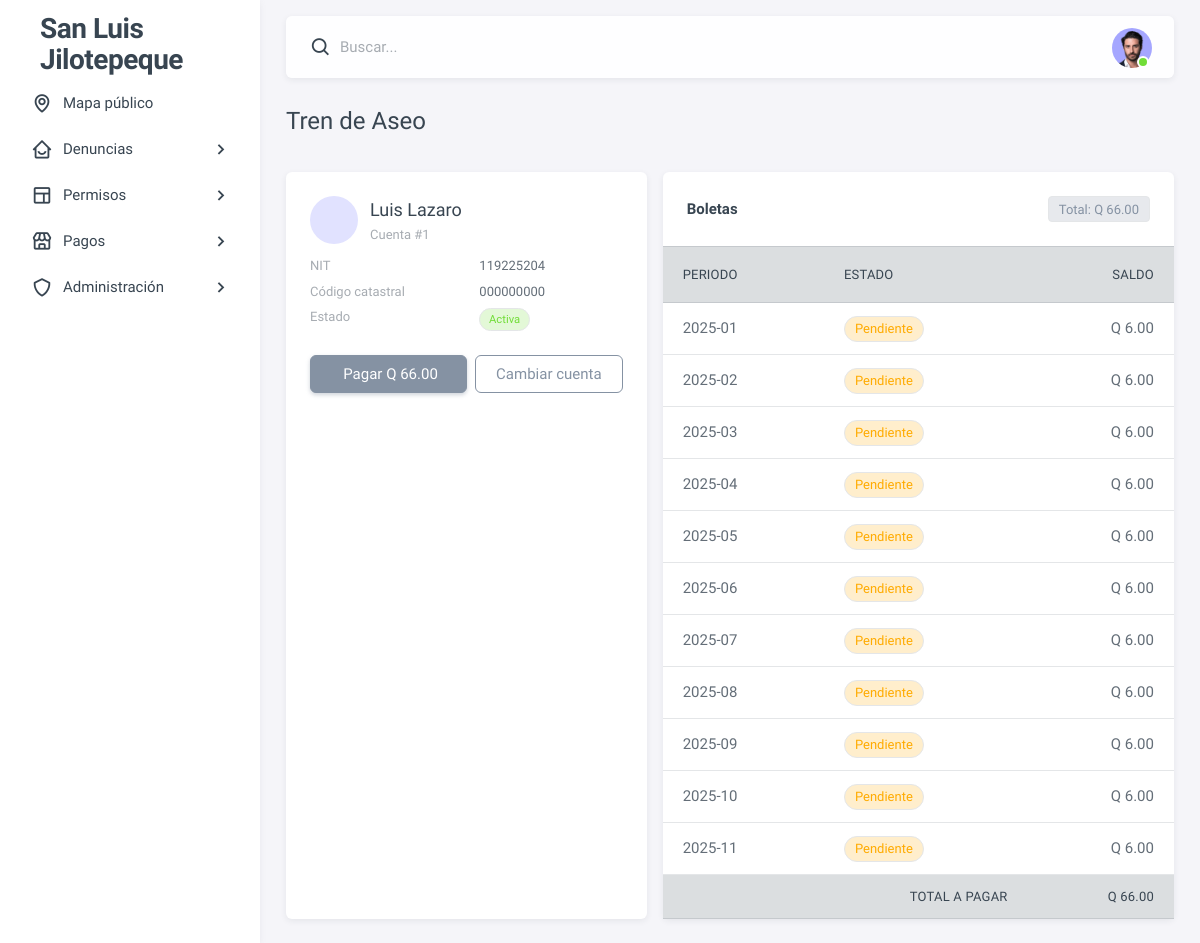
The page /pagos/ (signed in) on the database its author committed.
### dashboard/models.py (models this page shows, shortened)
class CuentaServicio(models.Model):
    usuario = models.ForeignKey(settings.AUTH_USER_MODEL, null=True, blank=True, on_delete=models.SET_NULL)
    titular = models.CharField(max_length=120)
    nit = models.CharField(max_length=20, blank=True, default='')
    codigo_catastral = models.CharField(max_length=50, blank=True, default='')
    ubicacion = models.ForeignKey('Ubicacion', null=True, blank=True, on_delete=models.SET_NULL)
    activa = models.BooleanField(default=True)
    class Meta:
        indexes = [
            models.Index(fields=['usuario']),
            models.Index(fields=['activa']),
        ]

class Boleta(models.Model):
    ESTADOS = [('pendiente','Pendiente'),('parcial','Parcial'),('pagada','Pagada'),('anulada','Anulada')]
    cuenta = models.ForeignKey(CuentaServicio, on_delete=models.CASCADE, related_name='boletas')
    periodo = models.ForeignKey(Periodo, on_delete=models.PROTECT)
    tarifa = models.ForeignKey(Tarifa, on_delete=models.PROTECT)
    monto_base = models.DecimalField(max_digits=10, decimal_places=2)
    recargo = models.DecimalField(max_digits=10, decimal_places=2, default=0)
    descuento = models.DecimalField(max_digits=10, decimal_places=2, default=0)
    total = models.DecimalField(max_digits=10, decimal_places=2)
    saldo_actual = models.DecimalField(max_digits=10, decimal_places=2)
    estado = models.CharField(max_length=10, choices=ESTADOS, default='pendiente')
    creada_en = models.DateTimeField(auto_now_add=True)
    class Meta:
        unique_together = [('cuenta', 'periodo')]
        indexes = [
            models.Index(fields=['cuenta', 'estado']),
            models.Index(fields=['periodo']),
            models.Index(fields=['creada_en']),
        ]

class Periodo(models.Model):
    anio = models.IntegerField()
    mes = models.IntegerField()
    vencimiento = models.DateField()
    @property
    def etiqueta(self): return f"{self.anio}-{self.mes:02d}"
    class Meta:
        unique_together = [('anio', 'mes')]
        indexes = [models.Index(fields=['anio', 'mes'])]

### dashboard/views/payments.py (the view)
# urls.py: path('pagos/', pay_views.pagos_home, name='pagos_home'),
@login_required(login_url="login")
def pagos_home(request):
    cuenta = CuentaServicio.objects.filter(usuario=request.user, activa=True).first()
    if not cuenta:
        messages.info(request, "Aún no tienes una cuenta de Tren de Aseo vinculada.")
        return render(request, "pagos/home.html", {"cuenta": None, "boletas": [], "total": 0})
    hoy = date.today()
    desde = date(hoy.year, 1, 1)
    ensure_boletas_pendientes(cuenta, desde, hoy)
    boletas = (Boleta.objects
               .filter(cuenta=cuenta, estado__in=["pendiente", "parcial"])
               .select_related("periodo")
               .order_by("periodo__anio", "periodo__mes"))
    total = sum(b.saldo_actual for b in boletas)
    return render(request, "pagos/home.html", {
        "cuenta": cuenta,
        "boletas": boletas,
        "total": total,
        "checkout_url": reverse("crear_pago_online", args=[cuenta.id]) if total > 0 else None,
    })

### dashboard/utils/billing.py (called while the page is built, shortened)
def ensure_period(anio: int, mes: int, venc_day: int = 15) -> Periodo:
    _, last_day = monthrange(anio, mes)
    venc = date(anio, mes, min(venc_day, last_day))
    per, _ = Periodo.objects.get_or_create(anio=anio, mes=mes, defaults={"vencimiento": venc})
    return per

@transaction.atomic
def ensure_boletas_pendientes(cuenta: CuentaServicio, desde: date, hasta: date) -> list[Boleta]:
    created = []
    y, m = desde.year, desde.month
    hoy = date.today()
    while (y < hasta.year) or (y == hasta.year and m <= hasta.month):
        per = ensure_period(y, m)
        m = 1 if m == 12 else m + 1
        y = y + 1 if m == 1 else y
    return created

### dashboard/templates/pagos/home.html (shortened to what this page needs)
{% extends "admin_panel/base_admin.html" %}
{% block content %}
  <h4>Tren de Aseo</h4>
  {% if not cuenta %}
      <section class="text-center py-5">
        <div class="mx-auto mb-3 rounded-circle bg-primary-subtle d-flex align-items-center justify-content-center"
            style="width:68px;height:68px;">
          <i class="bi bi-box-seam fs-3 text-primary"></i>
        </div>
        <h5 class="mb-2">No hay cuenta vinculada</h5>
        <p class="text-muted mb-4">Conecta tu cuenta de Tren de Aseo para ver tu historial y realizar pagos.</p>
        <a class="btn btn-primary btn-lg px-4 rounded-3 shadow-sm" href="{% url 'vincular_cuenta' %}">
          Vincular cuenta
        </a>
      </section>
  {% else %}
  <div class="row g-4 mt-2">
    <div class="col-12 col-lg-5">
      <div class="card shadow-sm h-100">
        <div class="card-body">
          <div class="d-flex align-items-center mb-3">
            <div class="rounded-circle bg-primary-subtle d-flex align-items-center justify-content-center"
                 style="width:48px;height:48px;">
            </div>
            <div class="ms-3">
              <h5 class="mb-0">{{ cuenta.titular }}</h5>
              <small class="text-muted">Cuenta #{{ cuenta.id }}</small>
            </div>
          </div>
          <dl class="row small mb-4">
            <dt class="col-6 text-muted">NIT</dt><dd class="col-6">{{ cuenta.nit }}</dd>
            <dt class="col-6 text-muted">Código catastral</dt><dd class="col-6">{{ cuenta.codigo_catastral }}</dd>
            <dt class="col-6 text-muted">Estado</dt>
            <dd class="col-6">
              <span class="badge rounded-pill bg-success-subtle text-success border">Activa</span>
            </dd>
          </dl>
          <div class="d-flex gap-2">
            {% if checkout_url and total > 0 %}
              <a class="btn btn-secondary flex-fill" href="{{ checkout_url }}">
                 Pagar Q {{ total }}
              </a>
            {% endif %}
            <a class="btn btn-outline-secondary" href="{% url 'vincular_cuenta' %}">
              Cambiar cuenta
            </a>
          </div>
        </div>
      </div>
    </div>
    <div class="col-12 col-lg-7">
      <div class="card shadow-sm">
        <div class="card-header d-flex justify-content-between align-items-center">
          <span class="fw-semibold">Boletas</span>
          <span class="badge bg-secondary-subtle text-secondary border">
            Total: Q {{ total }}
          </span>
        </div>
        {% if boletas %}
          <div class="table-responsive">
            <table class="table align-middle mb-0">
              <thead class="table-light">
                <tr>
                  <th>Periodo</th>
                  <th>Estado</th>
                  <th class="text-end">Saldo</th>
                </tr>
              </thead>
              <tbody>
                {% for b in boletas %}
                  <tr>
                    <td class="fw-medium">{{ b.periodo.etiqueta }}</td>
                    <td>
                      {% if b.estado == 'pendiente' %}
                        <span class="badge rounded-pill bg-warning-subtle text-warning border">Pendiente</span>
                      {% elif b.estado == 'pagado' or b.estado == 'pagada' %}
                        <span class="badge rounded-pill bg-success-subtle text-success border">Pagado</span>
                      {% elif b.estado == 'vencido' %}
                        <span class="badge rounded-pill bg-danger-subtle text-danger border">Vencido</span>
                      {% else %}
                        <span class="badge rounded-pill bg-secondary-subtle text-secondary border">{{ b.estado|title }}</span>
                      {% endif %}
                    </td>
                    <td class="text-end">Q {{ b.saldo_actual }}</td>
                  </tr>
                {% endfor %}
              </tbody>
              <tfoot class="table-light">
                <tr>
                  <th colspan="2" class="text-end">Total a pagar</th>
                  <th class="text-end">Q {{ total }}</th>
                </tr>
              </tfoot>
            </table>
          </div>
        {% else %}
          <div class="p-4 text-center text-muted">No hay boletas pendientes.</div>
        {% endif %}
      </div>
    </div>
  </div>
{% endif %}
{% endblock %}

### rows shown on the page
CuentaServicio: titular "Luis Lazaro", id "1", nit "119225204", codigo_catastral "000000000"
Boleta: periodo.etiqueta "2025-01", estado "Pendiente", saldo_actual "6.00"
Boleta: periodo.etiqueta "2025-02", estado "Pendiente", saldo_actual "6.00"
Boleta: periodo.etiqueta "2025-03", estado "Pendiente", saldo_actual "6.00"
Boleta: periodo.etiqueta "2025-04", estado "Pendiente", saldo_actual "6.00"
Boleta: periodo.etiqueta "2025-05", estado "Pendiente", saldo_actual "6.00"
Boleta: periodo.etiqueta "2025-06", estado "Pendiente", saldo_actual "6.00"
Boleta: periodo.etiqueta "2025-07", estado "Pendiente", saldo_actual "6.00"
Boleta: periodo.etiqueta "2025-08", estado "Pendiente", saldo_actual "6.00"
Boleta: periodo.etiqueta "2025-09", estado "Pendiente", saldo_actual "6.00"
Boleta: periodo.etiqueta "2025-10", estado "Pendiente", saldo_actual "6.00"
Boleta: periodo.etiqueta "2025-11", estado "Pendiente", saldo_actual "6.00"

### other values the page prints
{{ total }} "66.00"
